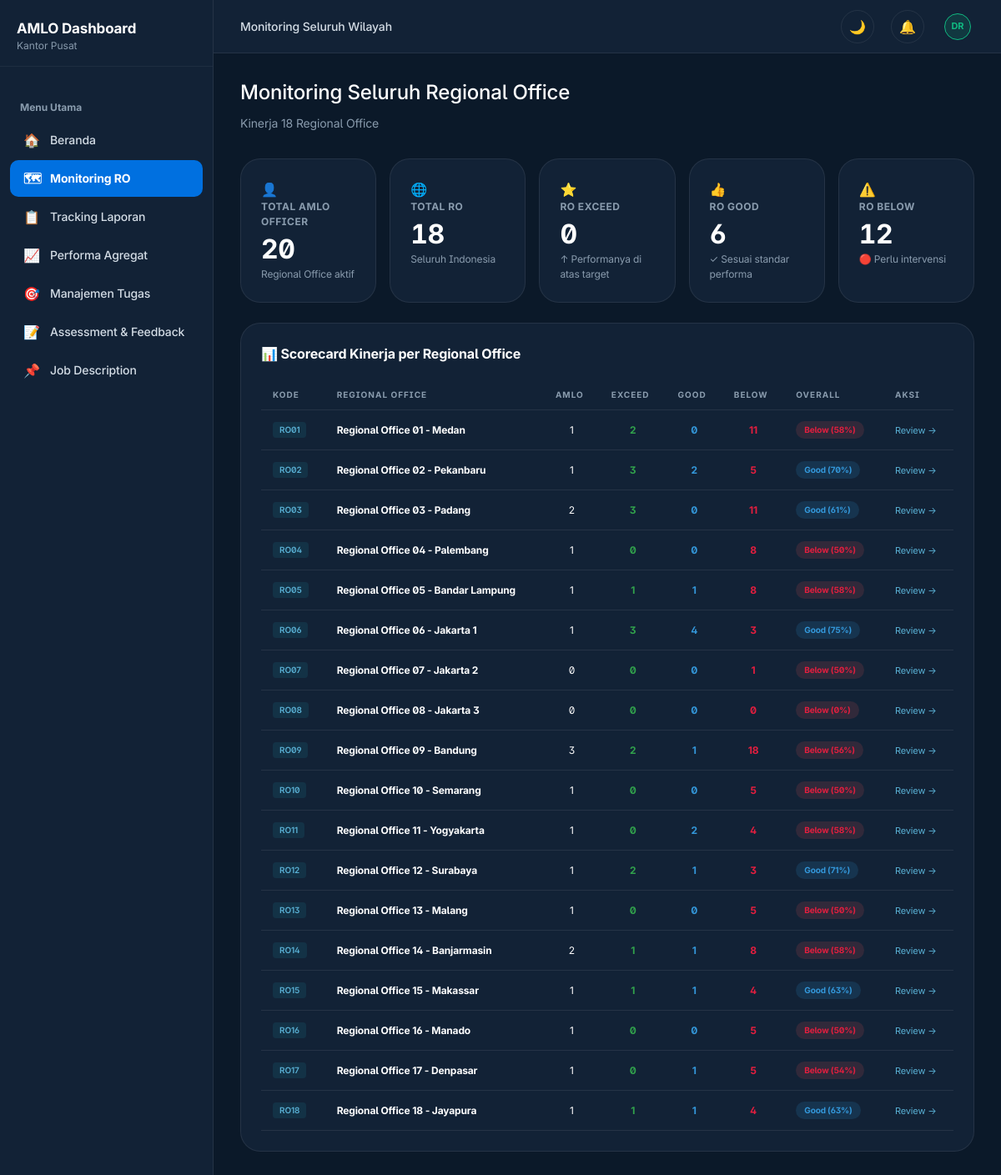
The page /pages/wilayah.php (signed in) on the database its author committed.
### tables this page shows
CREATE TABLE `users` (
  `id` int(11) NOT NULL,
  `username` varchar(50) NOT NULL,
  `password_hash` varchar(255) NOT NULL,
  `nama` varchar(100) NOT NULL,
  `role` enum('officer','lead','ho') NOT NULL,
  `kanwil_id` int(11) NOT NULL,
  `email` varchar(100) DEFAULT NULL,
  `aktif` tinyint(1) DEFAULT 1,
  `last_login` datetime DEFAULT NULL,
  `created_at` timestamp NULL DEFAULT current_timestamp(),
  `updated_at` timestamp NULL DEFAULT current_timestamp() ON UPDATE current_timestamp()
);

CREATE TABLE `kantor_wilayah` (
  `id` int(11) NOT NULL,
  `kode` varchar(10) NOT NULL COMMENT 'KW01, KW02, etc',
  `nama` varchar(100) NOT NULL,
  `aktif` tinyint(1) DEFAULT 1,
  `created_at` timestamp NULL DEFAULT current_timestamp(),
  `updated_at` timestamp NULL DEFAULT current_timestamp() ON UPDATE current_timestamp()
);

### includes/functions.php (called while the page is built, shortened)
<?php
require_once __DIR__ . '/../config/database.php';
function is_logged_in() {
    return isset($_SESSION['user_id']) && isset($_SESSION['username']);
}
function amlo_get_current_user() {
    return db_fetch_one(
        "SELECT u.*, kw.kode, kw.nama as kanwil_nama
         FROM users u
         JOIN kantor_wilayah kw ON u.kanwil_id = kw.id
         WHERE u.id = ? AND u.aktif = 1",
        [$_SESSION['user_id']]
    );
}
function get_wilayah_summary() {
    return db_fetch_all(
        "SELECT kw.*,
            (SELECT COUNT(*) FROM users WHERE kanwil_id = kw.id AND aktif = 1 AND role = 'officer') as total_officer,
            (SELECT COUNT(*) FROM users u
             JOIN task_progress tp ON u.id = tp.user_id
             WHERE u.kanwil_id = kw.id AND tp.progress >= 100 AND tp.periode != 'harian') as exceed_count,
            (SELECT COUNT(*) FROM users u
             JOIN task_progress tp ON u.id = tp.user_id
             WHERE u.kanwil_id = kw.id AND tp.progress >= 80 AND tp.progress < 100 AND tp.periode != 'harian') as good_count,
            (SELECT COUNT(*) FROM users u
             JOIN task_progress tp ON u.id = tp.user_id
             WHERE u.kanwil_id = kw.id AND tp.progress > 0 AND tp.progress < 80 AND tp.periode != 'harian') as below_count
         FROM kantor_wilayah kw
         WHERE kw.aktif = 1
         ORDER BY kw.kode"
    );
}
function e($string) {
    return htmlspecialchars($string ?? '', ENT_QUOTES, 'UTF-8');
}

### config/database.php (called while the page is built, shortened)
<?php
$conn = new mysqli(DB_HOST, DB_USER, DB_PASS, DB_NAME, DB_PORT);
$conn->set_charset('utf8mb4');
function db_query($sql, $params = []) {
    global $conn;
    $stmt = $conn->prepare($sql);
    if (!empty($params)) {
        $types = '';
        $values = [];
        foreach ($params as $param) {
            if (is_int($param)) {
                $types .= 'i';
            } elseif (is_float($param)) {
                $types .= 'd';
            } else {
                $types .= 's';
            }
            $values[] = $param;
        }
        $stmt->bind_param($types, ...$values);
    }
    $stmt->execute();
    $result = $stmt->get_result();
    return ['success' => true, 'result' => $result];
}
function db_fetch_one($sql, $params = []) {
    $result = db_query($sql, $params);
    return $result['result']->fetch_assoc();
}
function db_fetch_all($sql, $params = []) {
    $result = db_query($sql, $params);
    $rows = [];
    while ($row = $result['result']->fetch_assoc()) {
        $rows[] = $row;
    }
    return $rows;
}

### pages/wilayah.php (the view, shortened to what this page needs)
<?php
$user = amlo_get_current_user();
$wilayah_data = get_wilayah_summary();
?>
<?php
$topbar_title = 'Monitoring Seluruh Wilayah';
include __DIR__ . '/../includes/layout_header.php';
?>
<div class="content">
            <div class="page-header">
                <h2>Monitoring Seluruh Regional Office</h2>
                <p>Kinerja <?= count($wilayah_data) ?> Regional Office</p>
            </div>
            <?php
            $total_officer = array_sum(array_column($wilayah_data, 'total_officer'));
            $exceed_wilayah = 0;
            $good_wilayah = 0;
            $below_wilayah = 0;
            foreach ($wilayah_data as &$w) {
                $total_perf = $w['exceed_count'] + $w['good_count'] + $w['below_count'];
                $overall = $total_perf > 0 ? round(($w['exceed_count'] * 100 + $w['good_count'] * 75 + $w['below_count'] * 50) / $total_perf) : 0;
                if ($overall >= 80) {
                    $exceed_wilayah++;
                } elseif ($overall >= 60) {
                    $good_wilayah++;
                } else {
                    $below_wilayah++;
                }
            }
            ?>
            <div class="kpi-grid">
                <div class="kpi-card teal">
                    <span class="kpi-icon">👤</span>
                    <div class="kpi-label">Total AMLO Officer</div>
                    <div class="kpi-value teal"><?= $total_officer ?></div>
                    <div class="kpi-sub">Regional Office aktif</div>
                </div>
                <div class="kpi-card gold">
                    <span class="kpi-icon">🌐</span>
                    <div class="kpi-label">Total RO</div>
                    <div class="kpi-value gold"><?= count($wilayah_data) ?></div>
                    <div class="kpi-sub">Seluruh Indonesia</div>
                </div>
                <div class="kpi-card green">
                    <span class="kpi-icon">⭐</span>
                    <div class="kpi-label">RO Exceed</div>
                    <div class="kpi-value green"><?= $exceed_wilayah ?></div>
                    <div class="kpi-sub">↑ Performanya di atas target</div>
                </div>
                <div class="kpi-card blue">
                    <span class="kpi-icon">👍</span>
                    <div class="kpi-label">RO Good</div>
                    <div class="kpi-value blue"><?= $good_wilayah ?></div>
                    <div class="kpi-sub">✓ Sesuai standar performa</div>
                </div>
                <div class="kpi-card red">
                    <span class="kpi-icon">⚠️</span>
                    <div class="kpi-label">RO Below</div>
                    <div class="kpi-value red"><?= $below_wilayah ?></div>
                    <div class="kpi-sub">🔴 Perlu intervensi</div>
                </div>
            </div>
            <div class="card">
                <div class="card-header">
                    <div class="card-title">📊 Scorecard Kinerja per Regional Office</div>
                </div>
                <table class="wilayah-table">
                    <thead>
                        <tr>
                            <th>Kode</th>
                            <th>Regional Office</th>
                            <th>AMLO</th>
                            <th>Exceed</th>
                            <th>Good</th>
                            <th>Below</th>
                            <th>Overall</th>
                            <th>Aksi</th>
                        </tr>
                    </thead>
                    <tbody>
                        <?php foreach ($wilayah_data as $w):
                            $overall = $w['overall'];
                            $perf_cls = $overall >= 80 ? 'perf-exceed' : ($overall >= 60 ? 'perf-good' : 'perf-below');
                            $perf_label = $overall >= 80 ? 'Exceed' : ($overall >= 60 ? 'Good' : 'Below');
                        ?>
                            <tr>
                                <td><span class="chip-wilayah"><?= e($w['kode']) ?></span></td>
                                <td><b><?= e($w['nama']) ?></b></td>
                                <td style="text-align:center"><?= $w['total_officer'] ?></td>
                                <td style="text-align:center;color:var(--success);font-weight:700"><?= $w['exceed_count'] ?></td>
                                <td style="text-align:center;color:#3498db;font-weight:700"><?= $w['good_count'] ?></td>
                                <td style="text-align:center;color:var(--critical);font-weight:700"><?= $w['below_count'] ?></td>
                                <td><span class="perf-badge <?= $perf_cls ?>"><?= $perf_label ?> (<?= $overall ?>%)</span></td>
                                <td><a href="assessment.php?kanwil=<?= $w['id'] ?>" style="color:var(--teal-light);font-size:11px">Review →</a></td>
                            </tr>
                        <?php endforeach; ?>
                    </tbody>
                </table>
            </div>
        </div>
<?php include __DIR__ . '/../includes/layout_footer.php'; ?>

### pages/topbar.php (shortened to what this page needs)
<div class="topbar">
    <div class="topbar-left">
        <div class="topbar-title"><?= htmlspecialchars($topbar_title ?? 'AMLO Dashboard', ENT_QUOTES, 'UTF-8') ?></div>
    </div>
    <div class="topbar-right">
        <div class="topbar-notif theme-toggle" onclick="toggleTheme()" title="Toggle Theme" style="cursor:pointer; font-size: 16px;">
            <span id="theme-icon">🌙</span>
        </div>
        <?php if (!empty($topbar_notif_action)): ?>
            <div class="topbar-notif" onclick="<?= htmlspecialchars($topbar_notif_action, ENT_QUOTES, 'UTF-8') ?>" style="cursor:pointer;" title="Lihat Notifikasi">
                🔔<?php if (!empty($alerts)): ?><div class="notif-dot"></div><?php endif; ?>
            </div>
        <?php else: ?>
            <div class="topbar-notif">🔔</div>
        <?php endif; ?>
        <div class="topbar-profile" tabindex="0">
            <div class="user-avatar-sm avatar-<?= htmlspecialchars($user['role'] ?? '', ENT_QUOTES, 'UTF-8') ?>"><?= strtoupper(substr($user['nama'] ?? 'U', 0, 2)) ?></div>
        </div>
    </div>
</div>

### rows shown on the page
users: nama "DR"
kantor_wilayah: kode "RO01", nama "Regional Office 01 - Medan", total_officer "1", exceed_count "2", good_count "0", below_count "11", perf_label "Below", overall "58"
kantor_wilayah: kode "RO02", nama "Regional Office 02 - Pekanbaru", total_officer "1", exceed_count "3", good_count "2", below_count "5", perf_label "Good", overall "70"
kantor_wilayah: kode "RO03", nama "Regional Office 03 - Padang", total_officer "2", exceed_count "3", good_count "0", below_count "11", perf_label "Good", overall "61"
kantor_wilayah: kode "RO04", nama "Regional Office 04 - Palembang", total_officer "1", exceed_count "0", good_count "0", below_count "8", perf_label "Below", overall "50"
kantor_wilayah: kode "RO05", nama "Regional Office 05 - Bandar Lampung", total_officer "1", exceed_count "1", good_count "1", below_count "8", perf_label "Below", overall "58"
kantor_wilayah: kode "RO06", nama "Regional Office 06 - Jakarta 1", total_officer "1", exceed_count "3", good_count "4", below_count "3", perf_label "Good", overall "75"
kantor_wilayah: kode "RO07", nama "Regional Office 07 - Jakarta 2", total_officer "0", exceed_count "0", good_count "0", below_count "1", perf_label "Below", overall "50"
kantor_wilayah: kode "RO08", nama "Regional Office 08 - Jakarta 3", total_officer "0", exceed_count "0", good_count "0", below_count "0", perf_label "Below", overall "0"
kantor_wilayah: kode "RO09", nama "Regional Office 09 - Bandung", total_officer "3", exceed_count "2", good_count "1", below_count "18", perf_label "Below", overall "56"
kantor_wilayah: kode "RO10", nama "Regional Office 10 - Semarang", total_officer "1", exceed_count "0", good_count "0", below_count "5", perf_label "Below", overall "50"
kantor_wilayah: kode "RO11", nama "Regional Office 11 - Yogyakarta", total_officer "1", exceed_count "0", good_count "2", below_count "4", perf_label "Below", overall "58"
kantor_wilayah: kode "RO12", nama "Regional Office 12 - Surabaya", total_officer "1", exceed_count "2", good_count "1", below_count "3", perf_label "Good", overall "71"
kantor_wilayah: kode "RO13", nama "Regional Office 13 - Malang", total_officer "1", exceed_count "0", good_count "0", below_count "5", perf_label "Below", overall "50"
kantor_wilayah: kode "RO14", nama "Regional Office 14 - Banjarmasin", total_officer "2", exceed_count "1", good_count "1", below_count "8", perf_label "Below", overall "58"
kantor_wilayah: kode "RO15", nama "Regional Office 15 - Makassar", total_officer "1", exceed_count "1", good_count "1", below_count "4", perf_label "Good", overall "63"
kantor_wilayah: kode "RO16", nama "Regional Office 16 - Manado", total_officer "1", exceed_count "0", good_count "0", below_count "5", perf_label "Below", overall "50"
kantor_wilayah: kode "RO17", nama "Regional Office 17 - Denpasar", total_officer "1", exceed_count "0", good_count "1", below_count "5", perf_label "Below", overall "54"
kantor_wilayah: kode "RO18", nama "Regional Office 18 - Jayapura", total_officer "1", exceed_count "1", good_count "1", below_count "4", perf_label "Good", overall "63"

### other values the page prints
$item['icon'] "🏠"
$item['label'] "Beranda"
$item['icon'] "🗺"
$item['label'] "Monitoring RO"
$item['icon'] "📋"
$item['label'] "Tracking Laporan"
$item['icon'] "📈"
$item['label'] "Performa Agregat"
$item['icon'] "🎯"
$item['label'] "Manajemen Tugas"
$item['icon'] "📝"
$item['label'] "Assessment & Feedback"
$item['icon'] "📌"
$item['label'] "Job Description"
$topbar_title "Monitoring Seluruh Wilayah"
